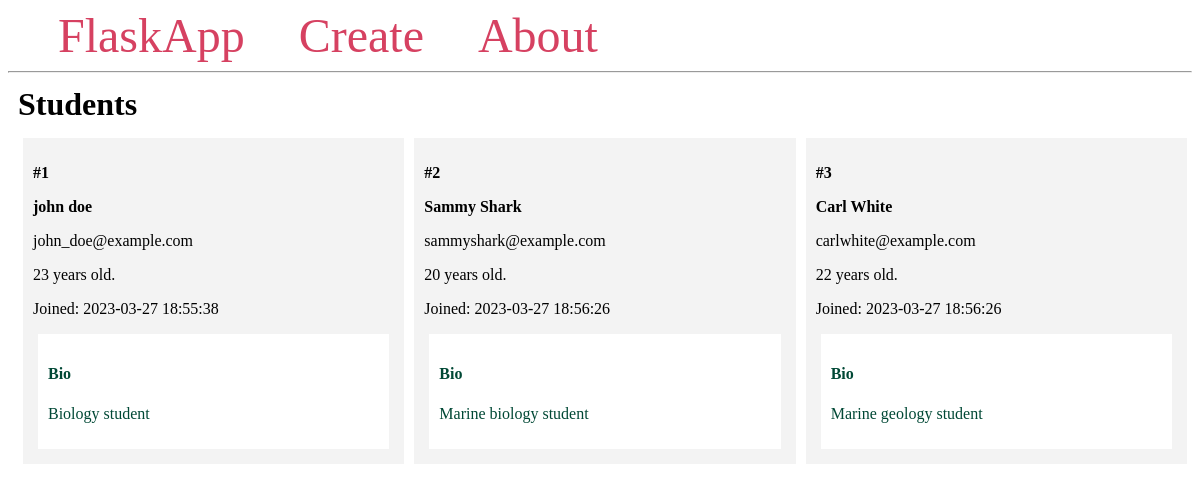
The page / on the database its author committed.
### app.py (models this page shows, shortened)
class Student(db.Model):
    id = db.Column(db.Integer, primary_key=True)
    firstname = db.Column(db.String(100), nullable=False)
    lastname = db.Column(db.String(100), nullable=False)
    email = db.Column(db.String(80), unique=True, nullable=False)
    age = db.Column(db.Integer)
    created_at = db.Column(db.DateTime(timezone=True),
                           server_default=func.now())
    bio = db.Column(db.Text)

### app.py (the view)
@app.route('/')
def index():
    students = Student.query.all()
    return render_template('index.html', students=students)

### templates/index.html
{% extends 'base.html' %}
{% block content %}
    <h1 class="title">{% block title %} Students {% endblock %}</h1>
    <div class="content">
        {% for student in students %}
            <div class="student">
                <p><b>#{{ student.id }}</b></p>
                <b>
                    <p class="name">{{ student.firstname }} {{
student.lastname }}</p>
                </b>
                <p>{{ student.email }}</p>
                <p>{{ student.age }} years old.</p>
                <p>Joined: {{ student.created_at }}</p>
                <div class="bio">
                    <h4>Bio</h4>
                    <p>{{ student.bio }}</p>
                </div>
            </div>
        {% endfor %}
    </div>
{% endblock %}

### templates/base.html (shortened to what this page needs)
<!DOCTYPE html>
<html lang="en">
<head>
</head>
<body>
    <nav>
        <a href="{{ url_for('index') }}">FlaskApp</a>
        <a href="#">Create</a>
        <a href="#">About</a>
    </nav>
    <hr>
    <div class="content">
        {% block content %} {% endblock %}
    </div>
</body>
</html>

### templates/base.html (style rules this page uses)
.title { margin: 5px; }
.content { margin: 5px; width: 100%; display: flex; flex-direction: row; flex-wrap: wrap; }
.student { flex: 20%; padding: 10px; margin: 5px; background-color: #f3f3f3; inline-size: 100%; }
.bio { padding: 10px; margin: 5px; background-color: #ffffff; color: #004835; }
nav a { color: #d64161; font-size: 3em; margin-left: 50px; text-decoration: none; }

### rows shown on the page
Student: id "1", firstname "john", lastname "doe", email "john_doe@example.com", age "23", created_at "2023-03-27 18:55:38", bio "Biology student"
Student: id "2", firstname "Sammy", lastname "Shark", email "sammyshark@example.com", age "20", created_at "2023-03-27 18:56:26", bio "Marine biology student"
Student: id "3", firstname "Carl", lastname "White", email "carlwhite@example.com", age "22", created_at "2023-03-27 18:56:26", bio "Marine geology student"
